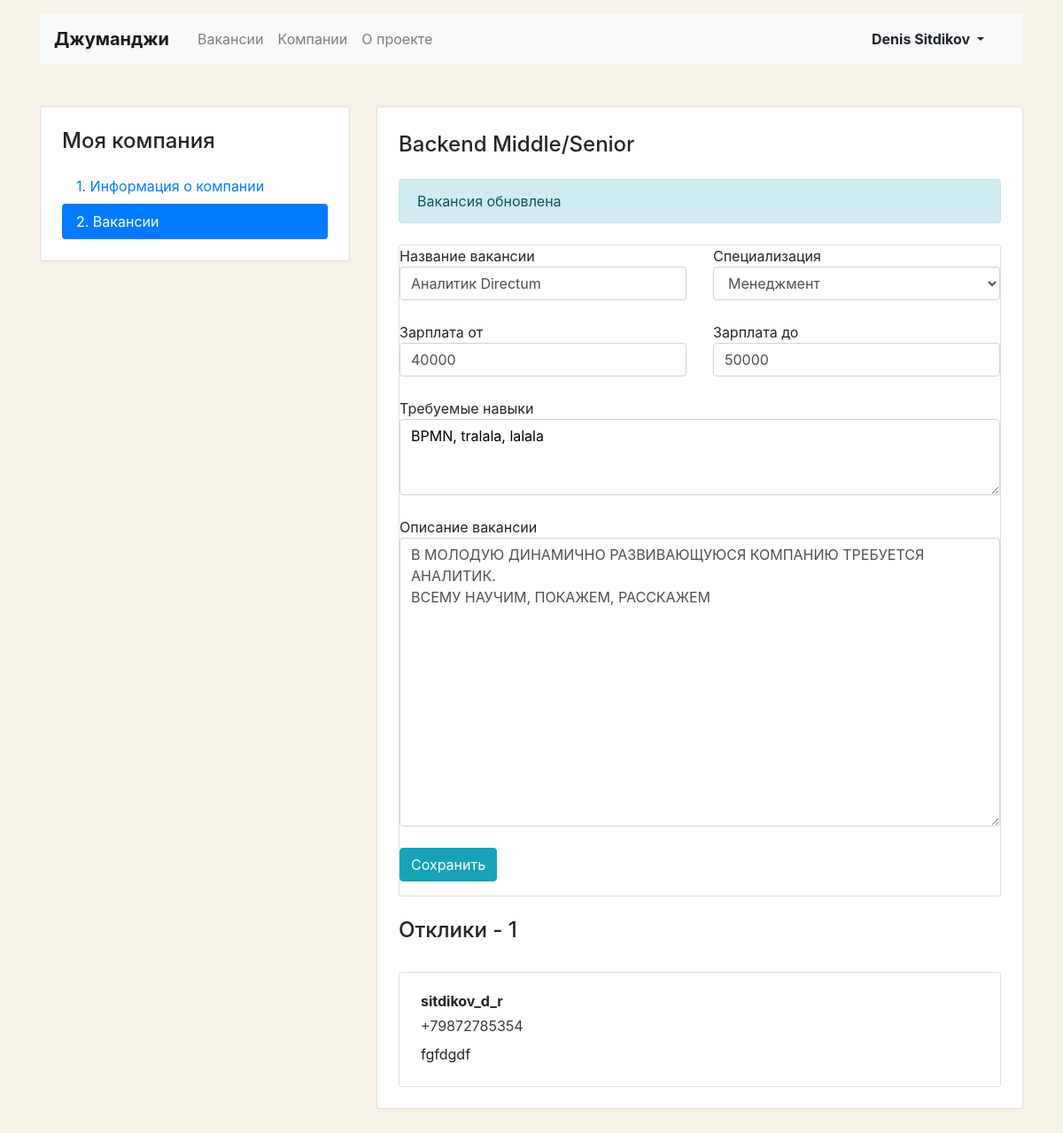
The app's page /mycompany/vacancies/18 (signed in) with its own data.
### hh/models.py (models this page shows)
class Vacancy(models.Model):
    title = models.CharField(max_length=64)
    specialty = models.ForeignKey(Specialty,
                                  related_name="vacancies",
                                  on_delete=models.CASCADE)
    company = models.ForeignKey(Company,
                                related_name="vacancies",
                                on_delete=models.CASCADE)
    skills = models.CharField(max_length=1024)
    description = models.CharField(max_length=8000)
    salary_min = models.IntegerField()
    salary_max = models.IntegerField()
    published_at = models.DateTimeField()

class Application(models.Model):
    written_username = models.CharField(max_length=64)
    written_phone = models.CharField(max_length=50)
    written_cover_letter = models.CharField(max_length=8000)
    vacancy = models.ForeignKey(Vacancy,
                                related_name="applications",
                                on_delete=models.CASCADE)
    user = models.ForeignKey(User,
                             related_name="applications",
                             on_delete=models.CASCADE)

### hh/views.py (the view, shortened to what this page needs)
# urls.py: path('mycompany/vacancies/<str:vacancy_id>', MyVacancieView.as_view()),  # одна вакансия моей компании
class MyVacancieView(View):
    def get(self, request, vacancy_id, *args, **kwargs):
        vacancy_qs = models.Vacancy.objects.filter(id=int(vacancy_id), company__owner=request.user)
        if len(vacancy_qs) == 0:
            raise Http404
        else:
            applications = models.Application.objects.filter(vacancy=vacancy_qs.first())
            return render(
                request, 'hh/vacancy-edit.html',
                context={'title': 'Вакансии компании | Джуманджи',
                         'form': VacancyEditForm(instance=vacancy_qs.first()),
                         'applications': applications}
            )

### hh/forms.py
class VacancyEditForm(ModelForm):
    class Meta:
        model = models.Vacancy
        fields = ['title', 'specialty', 'salary_min', 'salary_max', 'skills', 'description']
        widgets = {
            'title': forms.TextInput(attrs={'class': 'form-control'}),
            'specialty': forms.Select(attrs={'class': 'form-control'}, ),
            'salary_min': forms.NumberInput(attrs={'class': 'form-control'}),
            'salary_max': forms.NumberInput(attrs={'class': 'form-control'}),
            'skills': forms.Textarea(attrs={'class': 'form-control',
                                            'rows': 3,
                                            'style': "color:#000;"}),
            'description': forms.Textarea(attrs={'class': 'form-control',
                                                 'rows': 13})
        }
        labels = {
            'title': 'Название вакансии',
            'specialty': 'Специализация',
            'salary_min': 'Зарплата от',
            'salary_max': 'Зарплата до',
            'skills': 'Требуемые навыки',
            'description': 'Описание вакансии',
        }

### hh/models.py (called while the page is built)
    def __str__(self):
        return self.title

### hh/templates/hh/vacancy-edit.html (shortened to what this page needs)
{% extends 'base.html' %}
{% block container %}
  <main class="container mt-3 pb-5">
    <div class="row mt-5">
      <div class="col-12 col-lg-4">
        <aside class="pt-3 pb-4 px-4 mb-5 card">
          <h1 class="h4 pt-2 pb-2">Моя компания</h1>
          <div class="nav flex-column nav-pills" id="v-pills-tab" role="tablist" aria-orientation="vertical">
            <a class="nav-link" href="/mycompany">1. Информация о&nbsp;компании</a>
            <a class="nav-link active" href="/mycompany/vacancies">2. Вакансии</a>
          </div>
        </aside>
      </div>
	  <div class="col-12 col-lg-8">
        <div class="card">
          <div class="card-body px-4 pb-4 tab-content">
            <section>
              <h2 class="h4 pt-2 pb-3">Backend Middle/Senior</h2>
              <p class="alert alert-info" role="alert">Вакансия обновлена</p>
              <form method="post" action="{{ request.path }}" enctype="multipart/form-data" class="card mt-4 mb-3">{% csrf_token %}
                <div class="row">
                  <div class="col-12 col-md-6">
                    <div class="form-group pb-2">
                      {{ form.title.label }}
                      {{ form.title }}
                    </div>
                  </div>
                  <div class="col-12 col-md-6">
                    <div class="form-group pb-2">
                      {{ form.specialty.label }}
                      {{ form.specialty }}
                    </div>
                  </div>
                </div>
                <div class="row">
                  <div class="col-12 col-md-6">
                    <div class="form-group pb-2">
                      {{ form.salary_min.label }}
                      {{ form.salary_min }}
                    </div>
                  </div>
                  <div class="col-12 col-md-6">
                    <div class="form-group pb-2">
                      {{ form.salary_max.label }}
                      {{ form.salary_max }}
                    </div>
                  </div>
                </div>
                <div class="form-group pb-2">
                  {{ form.skills.label }}
				  {{ form.skills }}
                </div>
                <div class="form-group pb-2">
                  {{ form.description.label }}
				  {{ form.description }}
                </div>
                <div class="form-group">
                  <input type="submit" class="btn btn-info" value="Сохранить">
                </div>
              </form>
              <h2 class="h4 pt-2 pb-3">Отклики - {{ applications.count }}</h2>
              <div class="card mt-3" id="applications">
				{% for application in applications %}
                <div class="card-body px-4">
                  <p class="mb-1 font-weight-bold">{{ application.written_username }}</p>
                  <p class="mb-2"><a href="tel:+79002842324" class="text-dark">{{ application.written_phone }}</a></p>
                  <p class="mb-1">{{ application.written_cover_letter }}</p>
                </div>
				{% endfor %}
              </div>
            </section>
          </div>
        </div>
      </div>
    </div>
  </main>
{% endblock %}

### hh/templates/base.html (shortened to what this page needs)
<!DOCTYPE html>
<html lang="ru">
<head>
    <link rel="stylesheet" href="https://stackpath.bootstrapcdn.com/bootstrap/4.3.1/css/bootstrap.min.css"
>
</head>
<body>
<header class="container mt-3" >
    <nav class="navbar navbar-expand-lg navbar-light bg-light" >
        <a class="navbar-brand mr-4 font-weight-bold" href="/">Джуманджи</a>
        <div class="collapse navbar-collapse justify-content-between" id="navbarNav">
            <ul class="navbar-nav col-10 ">
                <li class="nav-item">
                    <a class="nav-link" href="/vacancies">Вакансии</a>
                </li>
                <li class="nav-item">
                    <a class="nav-link" href="#">Компании</a>
                </li>
                <li class="nav-item">
                    <a class="nav-link" href="#">О проекте</a>
                </li>
            </ul>
            <ul class="navbar-nav col-2 justify-content-end">
                <li class="nav-item active">
					{% if not request.user.is_authenticated %}
                      <a href="/login" class="nav-link font-weight-bold">Вход</a>
					{% else %}
						<div class="btn-group">
						  <button type="button" class="btn dropdown-toggle font-weight-bold" data-toggle="dropdown" aria-haspopup="true" aria-expanded="false">
							{{ user.first_name }} {{ user.last_name }}
						  </button>
						</div>
					{% endif %}
                </li>
            </ul>
        </div>
    </nav>
</header>
{% block container %}
{% endblock %}
</body>
</html>

### hh/templates/hh/vacancy-edit.html (style rules this page uses)
body { background-color: #F6F2E6; }

### records on screen
Vacancy: title "Аналитик Directum", specialty "Менеджмент", salary_min "40000", salary_max "50000", skills "BPMN, tralala, lalala", description "В МОЛОДУЮ ДИНАМИЧНО РАЗВИВАЮЩУЮСЯ КОМПАНИЮ ТРЕБУЕТСЯ АНАЛИТИК. ВСЕМУ НАУЧИМ, ПОКАЖЕМ, РАССКАЖЕМ"
Application: written_username "sitdikov_d_r", written_phone "+79872785354", written_cover_letter "fgfdgdf"

### other values on screen
{{ user.first_name }} "Denis"
{{ user.last_name }} "Sitdikov"
{{ applications.count }} "1"
